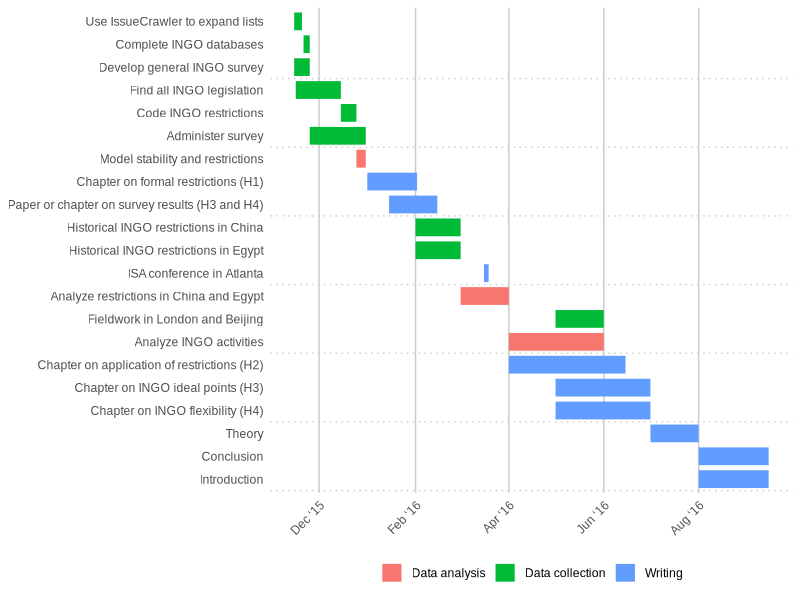

Source code (R):
# Load/Install Packages

if (!require("tidyverse")) {
  install.packages("tidyverse", dependencies = TRUE)
  library(tidyverse)
}

if (!require("lubridate")) {
  install.packages("lubridate", dependencies = TRUE)
  library(lubridate)
}

if (!require("scales")) {
  install.packages("scales", dependencies = TRUE)
  library(scales)
}

if (!require("Cairo")) {
  install.packages("Cairo", dependencies = TRUE)
  library(Cairo)
}

# Alternatively you can put all this in a CSV file with the same columns and
# then load it with read_csv()
# tasks <- read_csv("path/to/the/file")

tasks <- tribble(
  ~Start,       ~End,         ~Project,          ~Task,
  "2015-11-15", "2015-11-20", "Data collection", "Use IssueCrawler to expand lists",
  "2015-11-21", "2015-11-25", "Data collection", "Complete INGO databases",
  "2015-11-16", "2015-12-15", "Data collection", "Find all INGO legislation",
  "2015-12-15", "2015-12-25", "Data collection", "Code INGO restrictions",
  "2015-11-15", "2015-11-25", "Data collection", "Develop general INGO survey",
  "2015-11-25", "2015-12-31", "Data collection", "Administer survey",
  "2015-12-25", "2015-12-31", "Data analysis",   "Model stability and restrictions",
  "2016-01-01", "2016-02-02", "Writing",         "Chapter on formal restrictions (H1)",
  "2016-01-15", "2016-02-15", "Writing",         "Paper or chapter on survey results (H3 and H4)",
  "2016-03-16", "2016-03-19", "Writing",         "ISA conference in Atlanta",
  "2016-02-01", "2016-03-01", "Data collection", "Historical INGO restrictions in China",
  "2016-02-01", "2016-03-01", "Data collection", "Historical INGO restrictions in Egypt",
  "2016-05-01", "2016-06-01", "Data collection", "Fieldwork in London and Beijing",
  "2016-03-01", "2016-04-01", "Data analysis",   "Analyze restrictions in China and Egypt",
  "2016-04-01", "2016-06-01", "Data analysis",   "Analyze INGO activities",
  "2016-04-01", "2016-06-15", "Writing",         "Chapter on application of restrictions (H2)",
  "2016-05-01", "2016-07-01", "Writing",         "Chapter on INGO ideal points (H3)",
  "2016-05-01", "2016-07-01", "Writing",         "Chapter on INGO flexibility (H4)",
  "2016-07-01", "2016-08-01", "Writing",         "Theory",
  "2016-08-01", "2016-09-15", "Writing",         "Conclusion",
  "2016-08-01", "2016-09-15", "Writing",         "Introduction"
)




# Convert data to long for ggplot
tasks.long <- tasks %>%
  mutate(Start = ymd(Start),
         End = ymd(End)) %>%
  gather(date.type, task.date, -c(Project, Task)) %>%
  arrange(date.type, task.date) %>%
  mutate(Task = factor(Task, levels=rev(unique(Task)), ordered=TRUE))




# Custom theme for making a clean Gantt chart
theme_gantt <- function(base_size=11, base_family="Arial") {
  ret <- theme_bw(base_size, base_family) %+replace%
    theme(panel.background = element_rect(fill="#ffffff", colour=NA),
          axis.title.x=element_text(vjust=-0.2), axis.title.y=element_text(vjust=1.5),
          title=element_text(vjust=1.2, family="Arial"),
          panel.border = element_blank(), axis.line=element_blank(),
          panel.grid.minor=element_blank(),
          panel.grid.major.y = element_blank(),
          panel.grid.major.x = element_line(size=0.5, colour="grey80"),
          axis.ticks=element_blank(),
          legend.position="bottom", 
          axis.title=element_text(size=rel(0.8), family="Arial"),
          strip.text=element_text(size=rel(1), family="Arial"),
          strip.background=element_rect(fill="#ffffff", colour=NA),
          panel.spacing.y=unit(1.5, "lines"),
          legend.key = element_blank())
  
  ret
}

# Calculate where to put the dotted lines that show up every three entries
x.breaks <- seq(length(tasks$Task) + 0.5 - 3, 0, by=-3)

# Build plot
timeline <- ggplot(tasks.long, aes(x=Task, y=task.date, colour=Project)) + 
  geom_line(size=6) + 
  geom_vline(xintercept=x.breaks, colour="grey80", linetype="dotted") + 
  guides(colour=guide_legend(title=NULL)) +
  labs(x=NULL, y=NULL) + coord_flip() +
  scale_y_date(date_breaks="2 months", labels=date_format("%b ‘%y")) +
  theme_gantt() + theme(axis.text.x=element_text(angle=45, hjust=1))
timeline




# # Save plot as PDF with embedded fonts (the secret is "device=cairo_pdf")
# ggsave(timeline, filename="~/Desktop/timeline.pdf",
#        width=6.5, height=6.5, units="in", device=cairo_pdf)
# 
# # Save plot as high resolution PNG (the secret is 'type="cairo", dpi=300')
# ggsave(timeline, filename="~/Desktop/timeline.png",
#        width=6.5, height=6.5, units="in", type="cairo", dpi=300)
